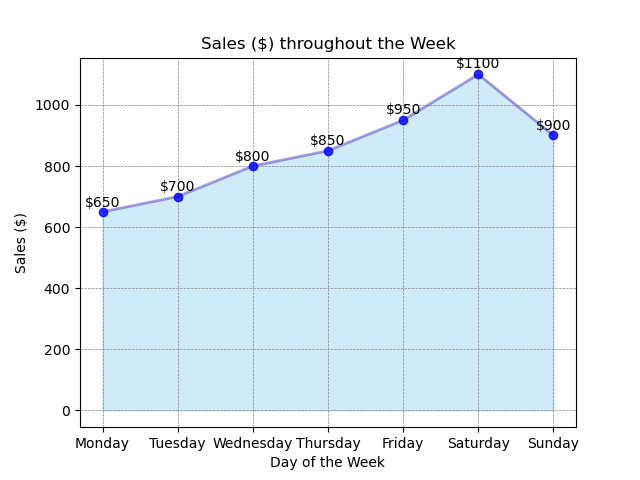

This chart was generated by the following Python code:

import matplotlib.pyplot as plt

# Data from the provided table
days = ['Monday', 'Tuesday', 'Wednesday', 'Thursday', 'Friday', 'Saturday', 'Sunday']
sales = [650, 700, 800, 850, 950, 1100, 900]

# Create an area chart
plt.fill_between(days, sales, color="skyblue", alpha=0.4)
plt.plot(days, sales, color="Slateblue", alpha=0.6, linewidth=2)

# Add titles and labels
plt.title('Sales ($) throughout the Week')
plt.xlabel('Day of the Week')
plt.ylabel('Sales ($)')

# Customize the grid
plt.grid(color='gray', linestyle='--', linewidth=0.5)

# Add a marker for each data point
plt.scatter(days, sales, color='blue', alpha=0.8, zorder=3)

# Annotate each data point on the graph
for i in range(len(days)):
    plt.text(days[i], sales[i]*1.01, f"${sales[i]}", ha='center', va='bottom')

# Show the plot
plt.show()
